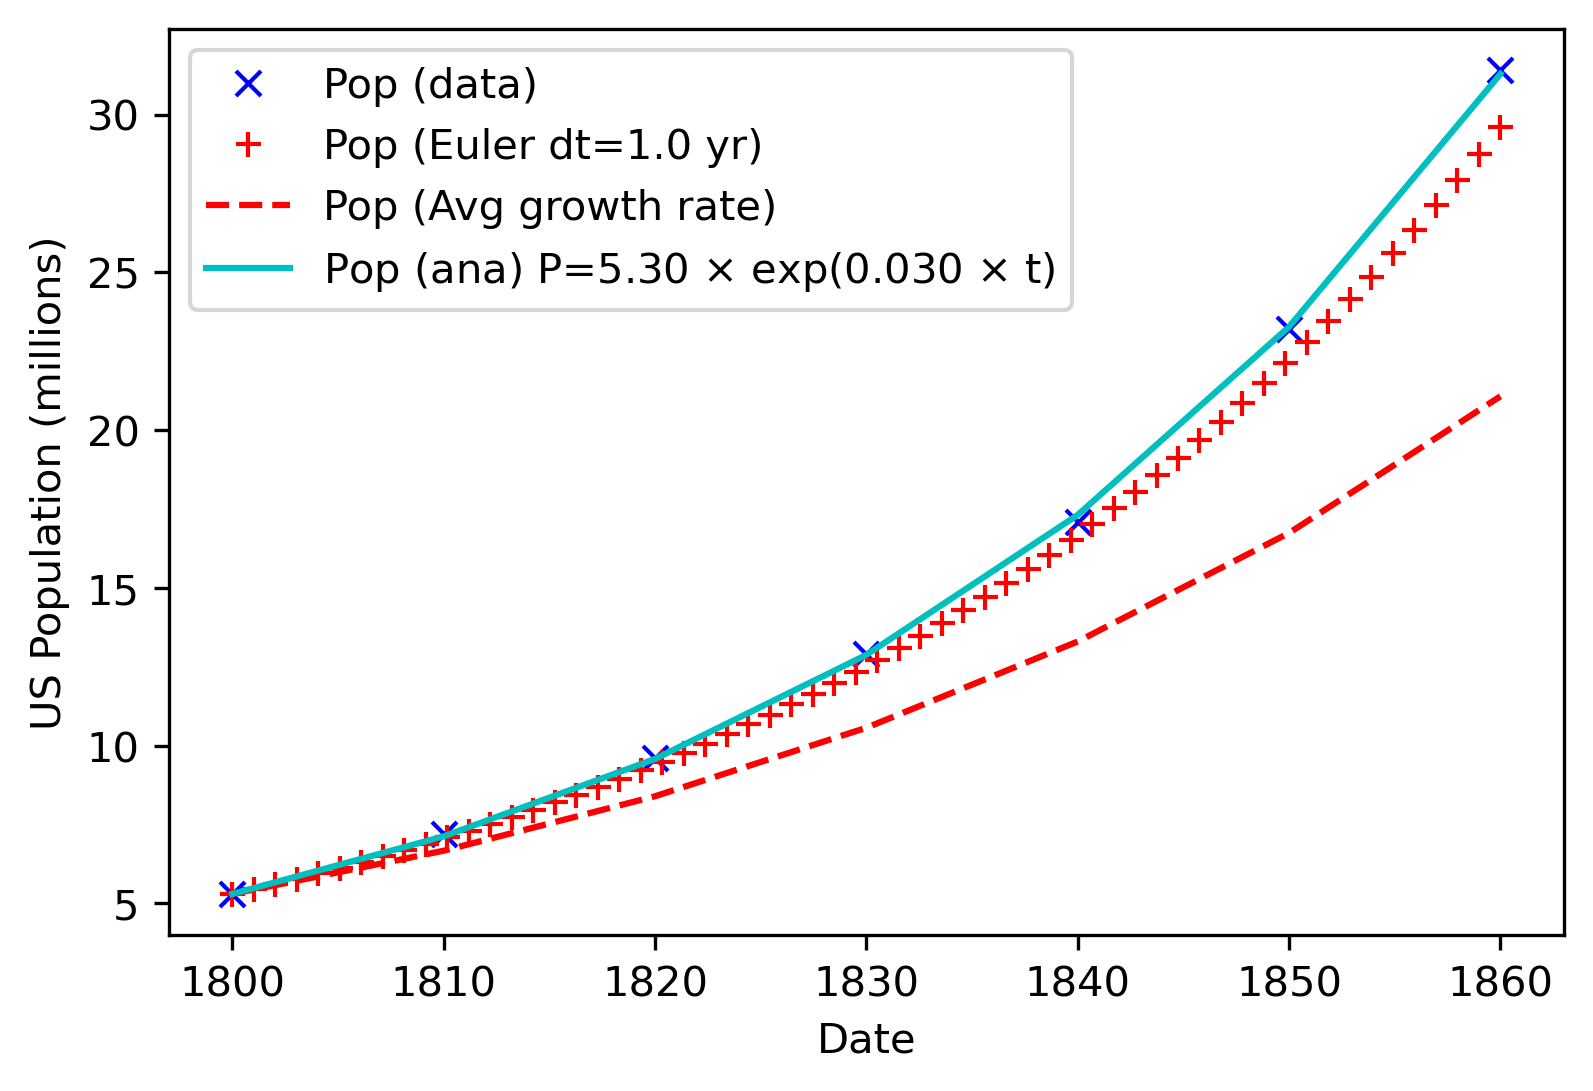

This chart was generated by the following Python code:
#!/usr/bin/env python3
# -*- coding: utf-8 -*-
"""
BE523 Biosystems Analysis & Design
HW12 - Question 6. US population growth from 1800 to 1860

Created on Tue Feb 23 12:27:06 2021
@author: eduardo
"""
import numpy as np
import matplotlib.pyplot as plt
import statsmodels.api as sm
from scipy.optimize import minimize

def logistic_model(mu, p0, t):
    """ The analytical solution for the logistic model as population growth. 

    mu: float, the growth coefficient.
    p0: int, initial population.
    t: array, the time step vector.
    Returns: array, a population value for each time step.
    """
    return p0 * np.exp(mu*t)
    
def sum_squared_error(x, t, P):
    """ Sum of squared errors
    
    x: float, the search parameter
    t: array, the time step vector.
    P: array, data array to compare against predictions.
    return: sum of squared errors
    """
    assert len(t) == len (P), "Length of t and P are not equal"
    Pop = logistic_model(x, P[0], t)  # predictions with logistic model (analytical)
    SS = pow(Pop - P, 2)  # squared errors between analytical and numerical solutions
    SSE = sum(SS)
    return SSE

start = 1800  # start year
dt = 10  # time step, years
pop = np.array([5.3, 7.2, 9.6, 12.9, 17.1, 23.2, 31.4])  # in millions
t = np.array(range(start, start+(dt*len(pop)), dt))  # time vector, years

dPop = [pop[i]-pop[i-1] for i in range(1, len(pop))]  # increment between time steps

# Perform a linear regression with pop and dPop, then plot (dPop vs pop)
model = sm.OLS(dPop, pop[1:])  # No intercept by default, force through the origin as desired
results = model.fit()
r = results.params[0]  # growth rate (r) is the slope
print("*** Linear regression - numerical sol. (avg. growth rate) ***")
print("r=", r)

# Calculate doubling time and create an equation for exponential growth
tdouble = np.log(2)/np.log(1+r)*dt  # time to double population
mu1 = np.log(2)/tdouble  # constant for exponential eq. with base on natural log
print('tdouble =', tdouble, 'mu1=', mu1)
# Predict population with the model: P(t+1) = P[0]*(r+1)^t (numerical solution)
Pmodel = logistic_model(mu1, pop[0], t-start)

# Figure 0, plotting dPop vs pop
plt.figure(0)
plt.plot(pop[1:], dPop, 'bx', pop[1:], r*pop[1:], 'r-')  # plot and linear eq.
plt.legend(['data', 'linear regression $R^2$=%.4f' % results.rsquared], loc='best')
plt.xlabel('Population (P)')
plt.ylabel('Change populatiton (dPop)')
plt.savefig('q6_us_pop_linear.png', dpi=300, bbox_inches='tight')

# Use 'minimize' to find the growth coefficient, mu
x0 = [0.1]  # initial guess for mu
res = minimize(sum_squared_error, x0, args=(t-start, pop))
mu2 = res.x[0]  # get the results
# mu2 *= 10  # anual to decade growth coefficient
print("\n*** Least squares - analytical sol. (inst. growth rate) ***")
print('mu2=', mu2)

# Predict population with exponential equation (analytical solution)
Pana = logistic_model(mu2, pop[0], t-start)

# Predict population using the Euler method (numerical solution)
ts = 1 # time step, years
end = int(start+dt*(len(t)-1))
steps = int((end-start)/ts)
time = np.linspace(start, end, steps)
Pnum = np.zeros(len(time))
Pnum[0] = pop[0]
for i in range(1, len(time)):
    Pnum[i] = Pnum[i-1] + mu2*Pnum[i-1]*ts

# Figure 1, plotting population growth vs t
plt.figure(1)
plt.plot(t, pop, 'bx', label=r'Pop (data)')
plt.plot(time, Pnum, 'r+', label=r'Pop (Euler dt=%.1f yr)' % ts)
plt.plot(t, Pmodel, 'r--', label=r'Pop (Avg growth rate)')
plt.plot(t, Pana, 'c-', label=r'Pop (ana) P=%.2f $\times$ $\exp$(%.3f $\times$ t)' % (pop[0], mu2))
plt.legend(loc='best')
plt.xlabel('Date')
plt.ylabel('US Population (millions)')
plt.savefig('q6_us_pop.png', dpi=300, bbox_inches='tight')
